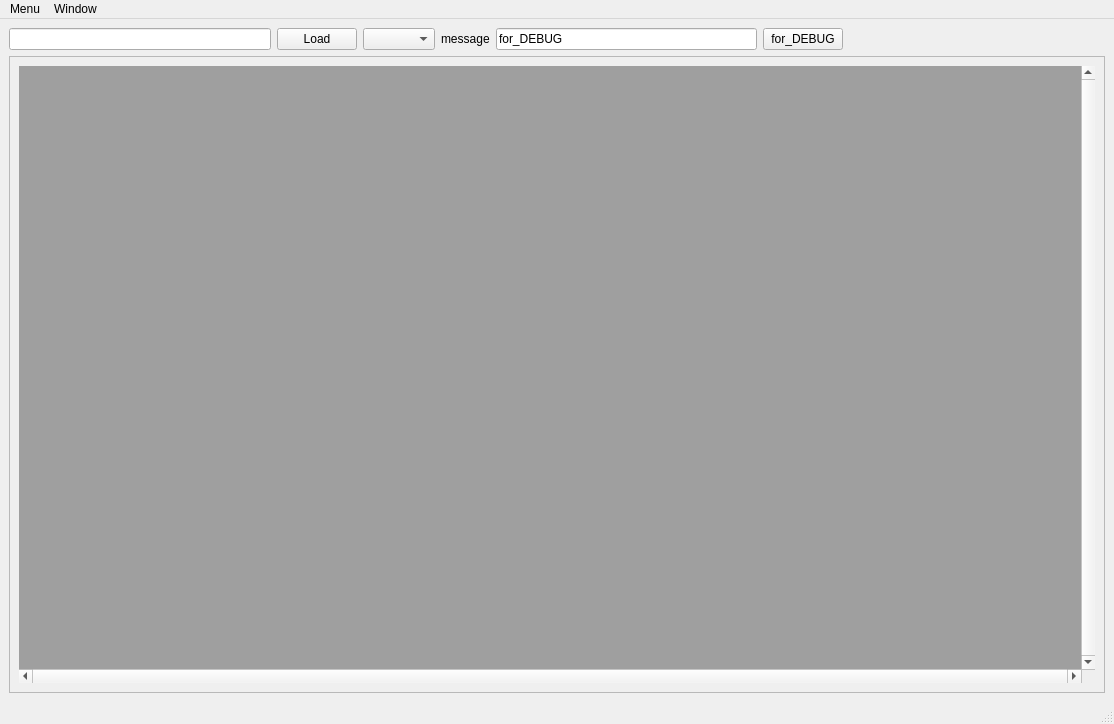
<?xml version="1.0" encoding="UTF-8"?>
<ui version="4.0">
 <class>MainWindow3DViewer</class>
 <widget class="QMainWindow" name="MainWindow3DViewer">
  <property name="geometry">
   <rect>
    <x>0</x>
    <y>0</y>
    <width>1114</width>
    <height>724</height>
   </rect>
  </property>
  <property name="windowTitle">
   <string>MainWindow</string>
  </property>
  <widget class="QWidget" name="centralwidget">
   <layout class="QVBoxLayout" name="verticalLayout_2">
    <item>
     <layout class="QHBoxLayout" name="horizontalLayout">
      <item>
       <widget class="QLineEdit" name="lineEdit_voxpath"/>
      </item>
      <item>
       <widget class="QPushButton" name="pushButton_voxpathLoad">
        <property name="text">
         <string>Load</string>
        </property>
       </widget>
      </item>
      <item>
       <widget class="QComboBox" name="comboBox_voxChildWin"/>
      </item>
      <item>
       <widget class="QLabel" name="MW_message_label">
        <property name="text">
         <string>message</string>
        </property>
       </widget>
      </item>
      <item>
       <widget class="QLineEdit" name="MW_lineEdit_DEBUG">
        <property name="text">
         <string>for_DEBUG</string>
        </property>
       </widget>
      </item>
      <item>
       <widget class="QPushButton" name="MW_pushButton_DEBUG">
        <property name="text">
         <string>for_DEBUG</string>
        </property>
       </widget>
      </item>
      <item>
       <spacer name="horizontalSpacer">
        <property name="orientation">
         <enum>Qt::Horizontal</enum>
        </property>
        <property name="sizeHint" stdset="0">
         <size>
          <width>40</width>
          <height>20</height>
         </size>
        </property>
       </spacer>
      </item>
     </layout>
    </item>
    <item>
     <widget class="QScrollArea" name="scrollArea">
      <property name="widgetResizable">
       <bool>true</bool>
      </property>
      <widget class="QWidget" name="scrollAreaWidgetContents">
       <property name="geometry">
        <rect>
         <x>0</x>
         <y>0</y>
         <width>1100</width>
         <height>643</height>
        </rect>
       </property>
       <layout class="QVBoxLayout" name="verticalLayout">
        <item>
         <widget class="QMdiArea" name="mdiArea">
          <property name="verticalScrollBarPolicy">
           <enum>Qt::ScrollBarAlwaysOn</enum>
          </property>
          <property name="horizontalScrollBarPolicy">
           <enum>Qt::ScrollBarAlwaysOn</enum>
          </property>
         </widget>
        </item>
       </layout>
      </widget>
     </widget>
    </item>
   </layout>
  </widget>
  <widget class="QMenuBar" name="menubar">
   <property name="geometry">
    <rect>
     <x>0</x>
     <y>0</y>
     <width>1114</width>
     <height>17</height>
    </rect>
   </property>
   <widget class="QMenu" name="menuWindow_mainMenu">
    <property name="title">
     <string>Menu</string>
    </property>
    <addaction name="actionLoad"/>
    <addaction name="actionExit"/>
   </widget>
   <widget class="QMenu" name="menuWindow_childWin">
    <property name="title">
     <string>Window</string>
    </property>
    <addaction name="action3Dviewer"/>
    <addaction name="action2Dviewer"/>
   </widget>
   <addaction name="menuWindow_mainMenu"/>
   <addaction name="menuWindow_childWin"/>
  </widget>
  <widget class="QStatusBar" name="statusbar"/>
  <action name="actionLoad">
   <property name="text">
    <string>Load</string>
   </property>
  </action>
  <action name="action3Dviewer">
   <property name="text">
    <string>3Dviewer</string>
   </property>
  </action>
  <action name="action2Dviewer">
   <property name="text">
    <string>2Dviwer</string>
   </property>
  </action>
  <action name="actionExit">
   <property name="text">
    <string>Exit</string>
   </property>
  </action>
 </widget>
 <resources/>
 <connections/>
</ui>
